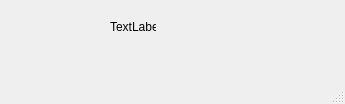
<?xml version="1.0" encoding="UTF-8"?>
<ui version="4.0">
 <class>MainWindow</class>
 <widget class="QMainWindow" name="MainWindow">
  <property name="geometry">
   <rect>
    <x>0</x>
    <y>0</y>
    <width>345</width>
    <height>104</height>
   </rect>
  </property>
  <property name="windowTitle">
   <string>MainWindow</string>
  </property>
  <widget class="QWidget" name="centralwidget">
   <widget class="QLabel" name="label">
    <property name="geometry">
     <rect>
      <x>110</x>
      <y>20</y>
      <width>46</width>
      <height>13</height>
     </rect>
    </property>
    <property name="text">
     <string>TextLabel</string>
    </property>
   </widget>
  </widget>
  <widget class="QMenuBar" name="menubar">
   <property name="geometry">
    <rect>
     <x>0</x>
     <y>0</y>
     <width>345</width>
     <height>21</height>
    </rect>
   </property>
  </widget>
  <widget class="QStatusBar" name="statusbar"/>
 </widget>
 <resources/>
 <connections/>
</ui>
